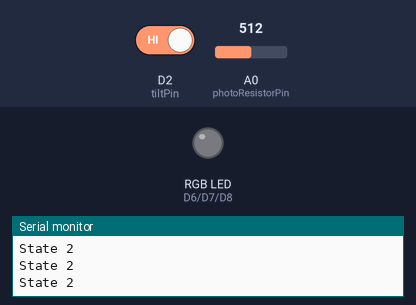
Bench run of a sketch on a simulated ESP8266 (NodeMCU). On the bench: an RGB LED mixed from three pins (HIGH = lit), the last lines printed to the serial monitor. The test bench sets the inputs (shaded band); at power-on: D2 (tiltPin) HIGH, A0 (photoResistorPin) = 512.

Above: at 1.2 s.
1.3 s: D2 (tiltPin) driven LOW
At 2.5 s:
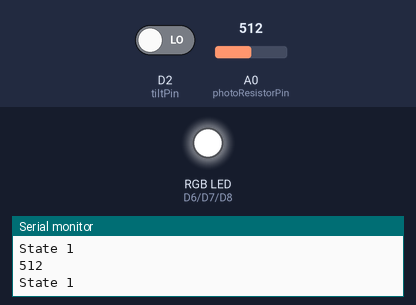
2.8 s: D2 (tiltPin) driven HIGH
At 3.7 s:
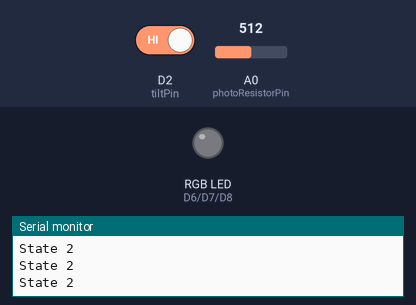
Timing chart, 0 to 5.8 s (numbered marks = the images above; inputs shaded):
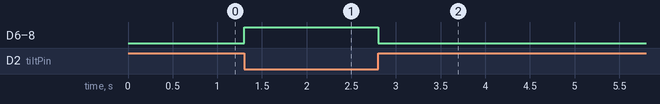

Measured:
- after the input at 1.3 s, D6 (redPin), D7 (greenPin), D8 (bluePin): LOW → HIGH at once
- after the input at 2.8 s, D6 (redPin), D7 (greenPin), D8 (bluePin): HIGH → LOW at once

The sketch:

lightcone1_w_otouch_sound_wemo.ino
```cpp
// LIGHT CONE 1.0
// Wemo board
// Interactions and feedbacks:
// - When stay there without interactions, LED on, white light
// - If invert it (tilt sensor), LED off
// - If light it (Photoresistor), when sense light value > 500(indoor)/1000(sunshine), the LED turns off for 5 seconds
// no A1, no sound sensor now for wemo - If sound value > 75, LED blinks 3 times

// Pin
const int tiltPin = D2; //(GPIO4)
const int photoResistorPin = A0;
// const int soundPin = A1;
const int redPin = D6; //(GPIO12)
const int greenPin = D7; //(GPIO13)
const int bluePin = D8; //(GPIO15)

// // Variables
// const int soundThreshold = 75;
// unsigned long lastBlinkTime = 0;
// const int debounceDelay = 300;

void setup() {
  pinMode(tiltPin, INPUT);
  pinMode(redPin, OUTPUT);
  pinMode(greenPin, OUTPUT);
  pinMode(bluePin, OUTPUT);

  Serial.begin(9600);  // For debugging
}

void loop() {
  // Read sensors
  int tiltState = digitalRead(tiltPin);
  int lightValue = analogRead(photoResistorPin);
  // int soundValue = analogRead(soundPin);

  // Default state: LED on, white light
  if (tiltState == LOW && lightValue <= 780) {
    setLED(255, 255, 255);  // White light
    Serial.println("State 1");
    Serial.println(lightValue);
  }

  // Interaction: Tilt sensor (invert it)
  if (tiltState == HIGH) {
    setLED(0, 0, 0);  // LED off
    Serial.println("State 2");
  }

  // Interaction: Light the sensor, If light it (Photoresistor), when sense light value > 1000, the LED turns off for 5 seconds
  if (lightValue > 780) {
    setLED(0, 0, 0);
    delay(5000);
    setLED(255, 255, 255);
    Serial.println("State 3");
    Serial.println(lightValue);
  }

  // // Interaction: Sound sensor
  // if (soundValue > soundThreshold) {
  //   unsigned long currentTime = millis();
  //   if (currentTime - lastBlinkTime > debounceDelay) {
  //     blinkLED(255, 0, 0, 3, 200); // Blink red 3 times
  //     lastBlinkTime = currentTime; // Update last blink time
  //   }
  // }
  // Serial.print("Sound Value: ");
  // Serial.println(soundValue);
}

// Set RGB LED color
void setLED(int red, int green, int blue) {
  analogWrite(redPin, red);
  analogWrite(greenPin, green);
  analogWrite(bluePin, blue);
}

// // Blink LED
// void blinkLED(int red, int green, int blue, int times, int delayTime) {
//   for (int i = 0; i < times; i++) {
//     setLED(red, green, blue);
//     delay(delayTime);
//     setLED(0, 0, 0);
//     delay(delayTime);
//   }
// }
```
